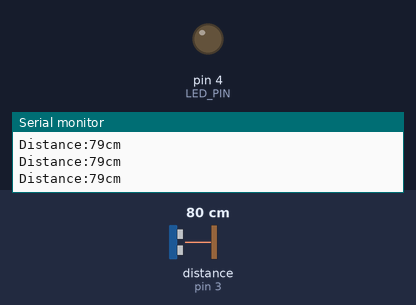
The sketch below on a simulated Arduino Uno, built with avr-gcc and run on an emulated ATmega328P. On the bench: output pins drawn as LEDs (lit = HIGH), the last lines printed to the serial monitor. Wiring (inferred from the names in the program): ultrasonic range finder: trigger pin 2; echo pin 3. The test bench sets the inputs (shaded band); at power-on: distance to the obstacle (sensor on pin 3) 80 cm. The echo pulse lasts 58.3 µs per cm; pins used as bus, display or sensor lines are not drawn.

Above: at 1.2 s.
1.3 s: distance to the obstacle (sensor on pin 3) set to 13 cm
4.3 s: distance to the obstacle (sensor on pin 3) set to 10 cm
At 4.9 s:
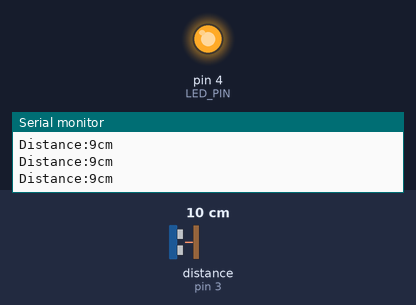
5.8 s: distance to the obstacle (sensor on pin 3) set to 18 cm
At 6.9 s:
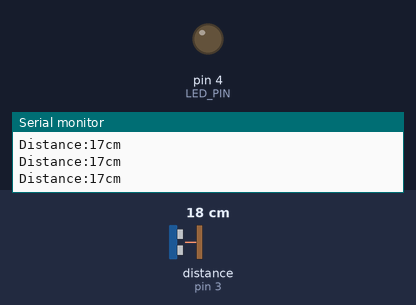
7.3 s: distance to the obstacle (sensor on pin 3) set to 2 cm
At 8.2 s:
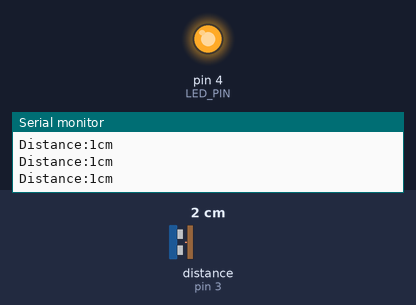
Timing chart, 0 to 9.8 s (numbered marks = the images above; inputs shaded):
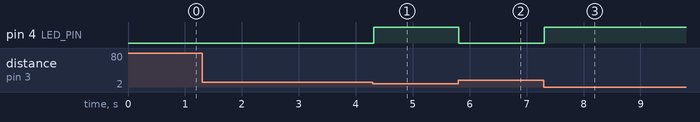

The sketch:

distancesensor.ino
```cpp
int TRIG_PIN = 2;
int ECHO_PIN = 3;
int LED_PIN = 4;

void setup() {
  Serial.begin(9600);
  pinMode(TRIG_PIN, OUTPUT);
  pinMode(ECHO_PIN, INPUT);
  pinMode(LED_PIN, OUTPUT);
}

void loop()
{
  int distance = 0;

  digitalWrite(TRIG_PIN, HIGH);
  delayMicroseconds(10);
  digitalWrite(TRIG_PIN, LOW);
  distance = pulseIn(ECHO_PIN, HIGH)/58.2;

//turn the LED on within 10
  if (distance <= 10) {
    digitalWrite(LED_PIN, HIGH);
  } else {
    digitalWrite(LED_PIN, LOW);
  }

  Serial.print("\nDistance:");
  Serial.print(distance);
  Serial.println("cm\n");
  delay(20);
}
```

Measured:
- the behaviour switches between 12 and 11 cm on distance to the obstacle (sensor on pin 3) (found by bisection; images 0 and 1)
- after the input at 4.3 s, pin 4 (LED_PIN): LOW → HIGH at once
- after the input at 5.8 s, pin 4 (LED_PIN): HIGH → LOW at once
- after the input at 7.3 s, pin 4 (LED_PIN): LOW → HIGH at once
